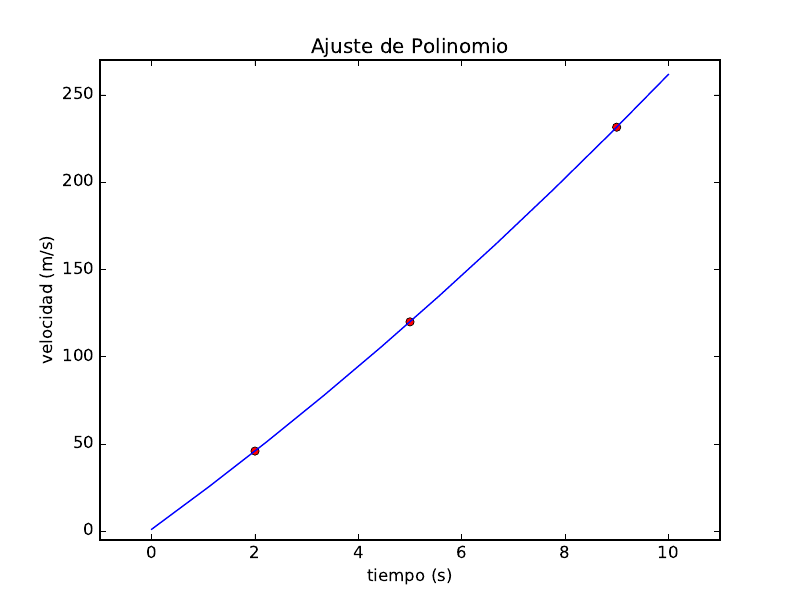

The Python source for this figure:
import numpy as np 
import matplotlib.pyplot as plt
np.set_printoptions(suppress=True)

#### Datos

t=np.array([2.,5.,9.])
v=np.array([[45.948,119.985,231.497]])
vel=np.array([45.948,119.985,231.497])

#### Sistema de ecuaciones en forma matricial M_T*a=v

# Matriz del tiempo

M_t=np.array([[t[0]**2,t[0],1.],[t[1]**2,t[1],1.],[t[2]**2,t[2],1.]])

# El sistema de ecuaciones en forma matricial resulta en la matriz aumentada MA_t=v

MA_t=np.concatenate((M_t, v.T), axis=1)

#print(MA_t)

#### Solucion del Sistema de Ecuaciones con Gauss-Jordan (implementado)

def diagonaldeunos(A): # Deja a la matriz con unos en su diagonal
	n=A.shape[0]
	m=A.shape[1]
	M=np.ones((n,m), float)
	for i in range(0,n):
		if(A[i,i] != 0):
			M[i,:]=abs(A[i,:]/A[i,i])	
	return(M)


def gaussjordan(A):
	n=A.shape[0] 
	m=A.shape[1]
	M=np.ones((n,m), float)	
	M_F=np.ones((n,m), float)
	for i in range(0,n):
		for j in range(0,n-1): 
			if(i==0 and A[i,i] != 0): # deja la primera fila con 1 en su primera columna 
				M_F[i,:]=A[i,:]/A[i,i]
			elif(i>=1 and i>j): 
				if(j==0): # deja ceros en las filas mayores a la primera y columna cero 
					M[i,:]=A[i,:]-A[i,j]*M_F[j,:]
					M_F[i,:]=diagonaldeunos(M)[i,:]
				elif(j>0): # deja ceros en columnas mayores a la primera
					M[i,:]=M_F[i,:]-M_F[i,j]*M_F[j,:]
					M_F[i,:]=diagonaldeunos(M)[i,:]
	return(M_F)
 
#print(gaussjordan(MA_t))

# Valores de los coefs de acuerdo a la solucion del sistema de ecuaciones

a_3=gaussjordan(MA_t)[2,3]
a_2=gaussjordan(MA_t)[1,3]-gaussjordan(MA_t)[1,2]*a_3
a_1=gaussjordan(MA_t)[0,3]-gaussjordan(MA_t)[0,2]*a_3-gaussjordan(MA_t)[0,1]*a_2

#### Grafica 

def velocidad(t):
	return a_1*(t**2)+a_2*t+a_3

T=np.linspace(0,10,10)

plt.plot(t,vel,'ro')
plt.plot(T,velocidad(T))
plt.title('Ajuste de Polinomio')
plt.xlabel('tiempo (s)')
plt.ylabel('velocidad (m/s)')
plt.xlim(-1,11)
plt.ylim(-5,270)
plt.savefig('VelocidadCohete.pdf')
#plt.show()

#### Valores de los coefs y velocidad en t=7s 

## Imprime los valores de los coefs

print(a_1,a_2,a_3)

## Imprime v(7)

print(velocidad(7))



